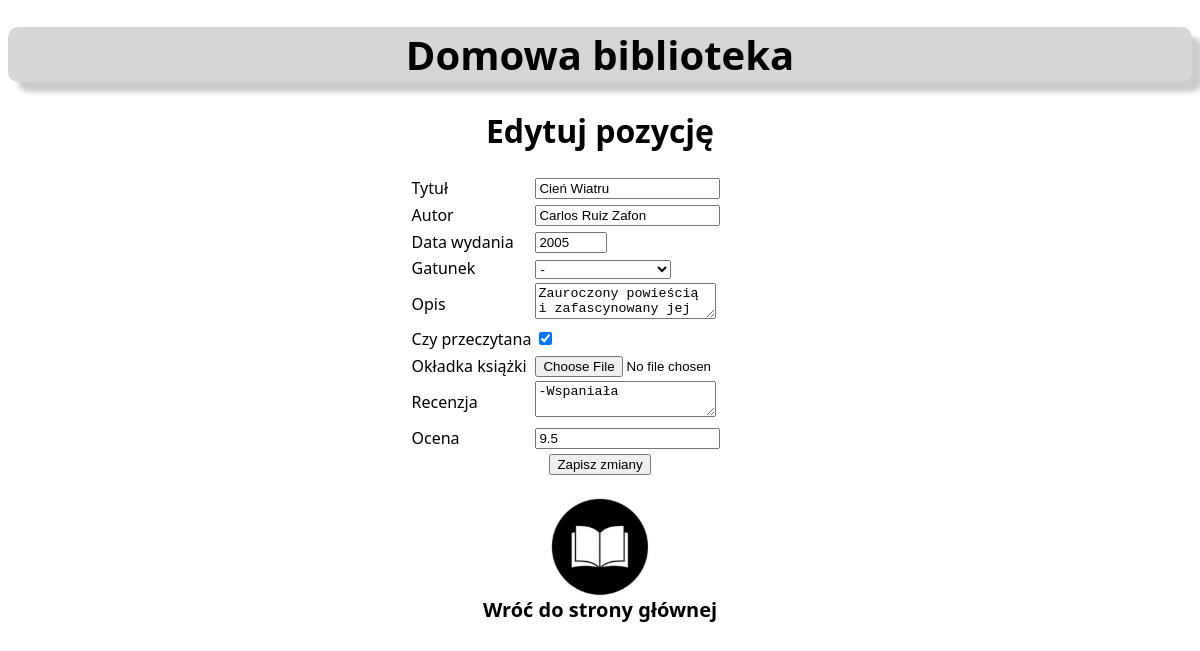
The page /book/reviev/4 on the database as committed earlier.
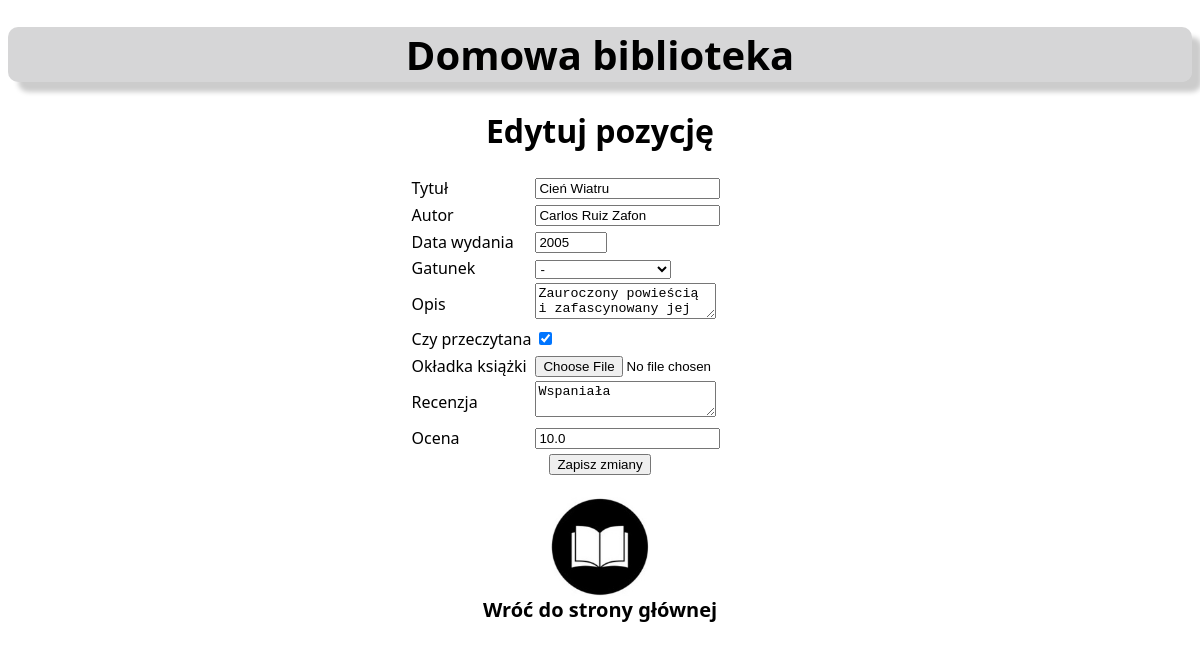
The same page on the database as committed later.
### app/models.py (models this page shows)
class Books(db.Model):
    id = db.Column(db.Integer, primary_key = True)
    author_id = db.Column(db.Integer, db.ForeignKey('author.id'))
    title = db.Column(db.String(200), index=True, nullable = False)
    release_year = db.Column(db.Integer)
    genre = db.Column(db.String(200))
    description = db.Column(db.Text)
    readed = db.Column(db.Boolean, nullable = False)
    cover = db.Column(db.Text)
    reviev = db.Column(db.Text)
    score = db.Column(db.Float)
    status_id = db.relationship("Status", backref = "book")

### app/routes.py (the view)
@app.route('/book/reviev/<int:book_id>', methods = ["GET", "POST"])
def reviev(book_id):
    position = create_data_to_update(book_id)
    alternate_cover = position['cover']
    form = BookForm(data = position)
    if request.method == "POST":
        if form.validate_on_submit():
            data = image_to_string(form, (form.data), alternate_cover)
            update(book_id, data)
        return redirect(url_for('home'))
    return render_template("reviev.html", form = form,  book_id = book_id)

### app/forms.py
class BookForm(FlaskForm):
    title = StringField('Tytuł', validators = [DataRequired()])
    author = StringField('Autor', validators = [DataRequired()])
    release_year = IntegerField('Data wydania', validators=[Optional(), NumberRange( min = 1000, max = int(current_year))])
    genre = SelectField('Gatunek', choices = choices, coerce = str, validators = [Optional()])
    description = TextAreaField('Opis', default = "-", validators = [Optional()])
    readed = BooleanField('Czy przeczytana', validators = [Optional()])
    cover = FileField('Okładka książki', validators = [Optional()])
    reviev = TextAreaField('Recenzja', default = "-", validators = [Optional()])
    rate = FloatField('Ocena', validators =[Optional(), NumberRange( min = 0, max = 10,)])

### app/templates/reviev.html (shortened to what this page needs)
{% extends "parent.html" %}
{% block content %}
<div >
    <h1>Edytuj pozycję</h1>
</div>
<form method = "POST" action = "{{url_for('reviev', book_id = book_id)}}", enctype="multipart/form-data">
    <table class = "form_table">
        {% for field in form if field.widget.input_type != 'hidden' %}
            <tr>
            <td>
            {{ field.label }}
            </td>
            <td>
            {{ field }}
            </td>
            </tr>
        {% endfor %}
    </table>
    <input type = "submit", value="Zapisz zmiany"><br>
    <br>
    <a href = "{{url_for('home')}}"><img src="{{url_for('static', filename = 'book2.jpg')}}"></a><br>
    <h2>Wróć do strony głównej</h2>
</form>
{% endblock %}

Rows that differ between the two databases and show on the page:
changed Books "Cień Wiatru": reviev "-Wspaniała" → "Wspaniała"
Other text that changed with them:
form field rate: "9.5" → "10.0"
